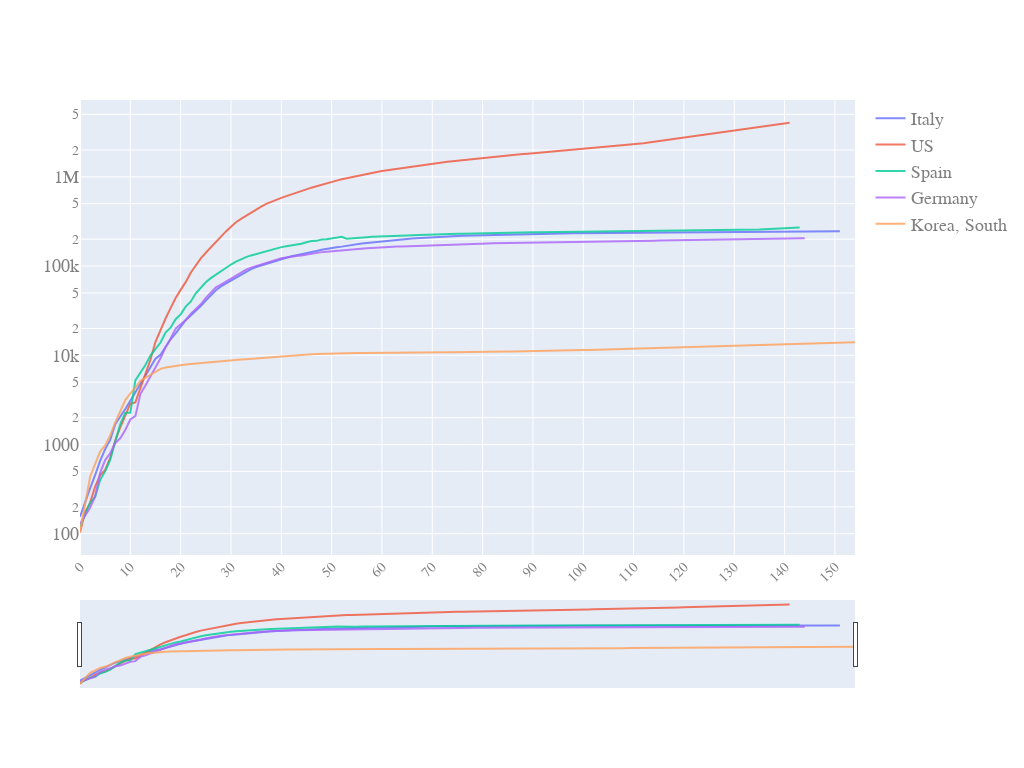

Source (notebook cell):
### Code cell
quick_plot(pd_sync_timelines.date,
           pd_sync_timelines.iloc[:,:-1],
           y_scale='log',
           slider=True)

### Figure 1 — Plotly figure (JSON) as saved in the notebook; plotly's stock layout.template omitted (floating-point values rounded to 4 significant figures; data arrays with more than 128 entries replaced by an {"elided": "..."} marker saying what was removed)
{"data": [{"name": "Italy", "opacity": 0.8, "type": "scatter", "x": {"elided": "155 int values"}, "y": {"elided": "155 int values"}}, {"name": "US", "opacity": 0.8, "type": "scatter", "x": {"elided": "155 int values"}, "y": {"elided": "155 int values"}}, {"name": "Spain", "opacity": 0.8, "type": "scatter", "x": {"elided": "155 int values"}, "y": {"elided": "155 int values"}}, {"name": "Germany", "opacity": 0.8, "type": "scatter", "x": {"elided": "155 int values"}, "y": {"elided": "155 int values"}}, {"name": "Korea, South", "opacity": 0.8, "type": "scatter", "x": {"elided": "155 int values"}, "y": {"elided": "155 int values"}}], "layout": {"autosize": true, "font": {"color": "#7f7f7f", "family": "PT Sans, monospace", "size": 18}, "height": 768, "width": 1024, "xaxis": {"nticks": 20, "rangeslider": {"visible": true}, "tickangle": -45, "tickfont": {"color": "#7f7f7f", "size": 14}}, "yaxis": {"type": "log"}}}
